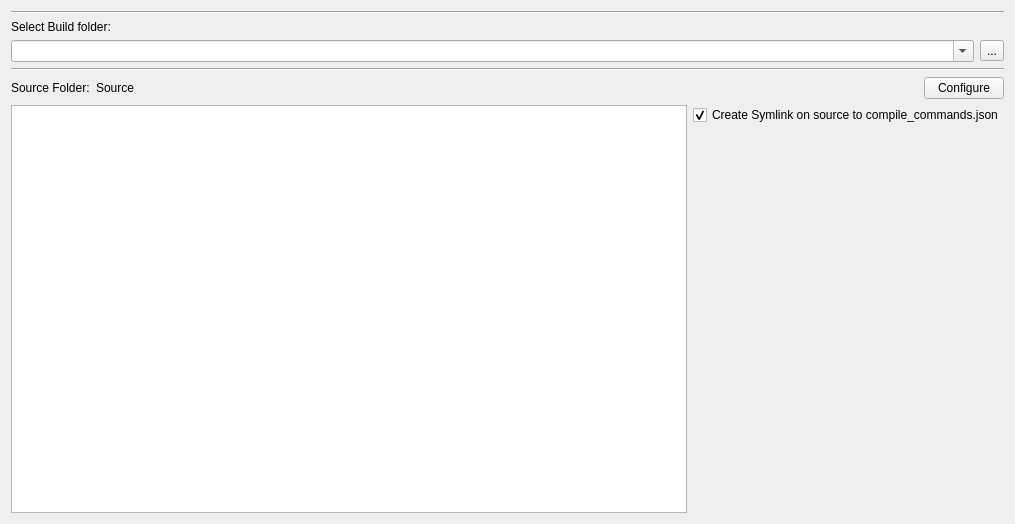
<?xml version="1.0" encoding="UTF-8"?>
<ui version="4.0">
 <class>CMakeToolsWidget</class>
 <widget class="QWidget" name="CMakeToolsWidget">
  <property name="geometry">
   <rect>
    <x>0</x>
    <y>0</y>
    <width>1015</width>
    <height>524</height>
   </rect>
  </property>
  <property name="windowTitle">
   <string>CMakeToolsWidget</string>
  </property>
  <layout class="QVBoxLayout" name="verticalLayout">
   <item>
    <widget class="Line" name="line">
     <property name="orientation">
      <enum>Qt::Horizontal</enum>
     </property>
    </widget>
   </item>
   <item>
    <widget class="QLabel" name="buildfolder">
     <property name="text">
      <string>Select Build folder:</string>
     </property>
    </widget>
   </item>
   <item>
    <layout class="QHBoxLayout" name="horizontalLayout_3">
     <item>
      <widget class="QComboBox" name="buildDirectoryPath">
       <property name="editable">
        <bool>true</bool>
       </property>
      </widget>
     </item>
     <item>
      <widget class="QToolButton" name="selectBuildFolderButton">
       <property name="text">
        <string>...</string>
       </property>
      </widget>
     </item>
    </layout>
   </item>
   <item>
    <widget class="Line" name="line_3">
     <property name="orientation">
      <enum>Qt::Horizontal</enum>
     </property>
    </widget>
   </item>
   <item>
    <layout class="QHBoxLayout" name="horizontalLayout_2">
     <item>
      <widget class="QLabel" name="sourceLabel">
       <property name="text">
        <string>Source Folder:</string>
       </property>
      </widget>
     </item>
     <item>
      <widget class="QLabel" name="sourceDirectoryPath">
       <property name="text">
        <string>Source</string>
       </property>
      </widget>
     </item>
     <item>
      <spacer name="horizontalSpacer">
       <property name="orientation">
        <enum>Qt::Horizontal</enum>
       </property>
       <property name="sizeHint" stdset="0">
        <size>
         <width>40</width>
         <height>20</height>
        </size>
       </property>
      </spacer>
     </item>
     <item>
      <widget class="QPushButton" name="configureCMakeToolsButton">
       <property name="text">
        <string>Configure</string>
       </property>
      </widget>
     </item>
    </layout>
   </item>
   <item>
    <layout class="QHBoxLayout" name="horizontalLayout">
     <item>
      <widget class="QPlainTextEdit" name="executionLogForCmakeProcess">
        <property name="readOnly">
        <bool>true</bool>
       </property>
      </widget>
     </item>
     <item>
      <layout class="QVBoxLayout" name="verticalLayout_2">
       <item>
        <widget class="QCheckBox" name="checkBoxCreateSymlinkOnSource">
         <property name="text">
          <string>Create Symlink on source to compile_commands.json</string>
         </property>
         <property name="checked">
          <bool>true</bool>
         </property>
        </widget>
       </item>
       <item>
        <spacer name="verticalSpacer_2">
         <property name="orientation">
          <enum>Qt::Vertical</enum>
         </property>
         <property name="sizeHint" stdset="0">
          <size>
           <width>20</width>
           <height>40</height>
          </size>
         </property>
        </spacer>
       </item>
      </layout>
     </item>
    </layout>
   </item>
  </layout>
 </widget>
 <resources/>
 <connections/>
</ui>
